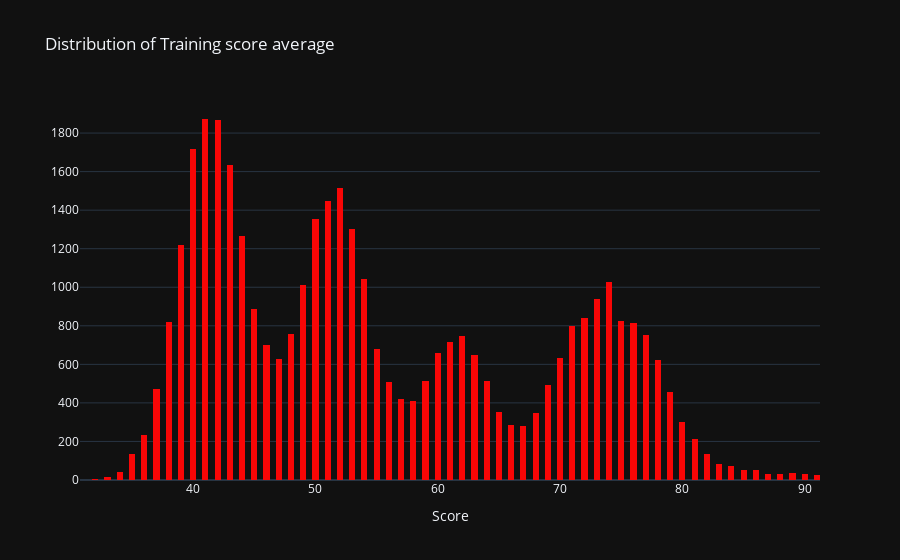

The notebook cell saved with this chart:
### Code cell
trace = go.Histogram(
                     x = df['Training_score_average'],
                     xbins=dict(size=0.5),
                     marker = dict(color = 'rgb(249, 6, 6)'))
layout = go.Layout(template= "plotly_dark", title = 'Distribution of Training score average', xaxis = dict(title = 'Score'))
fig = go.Figure(data = [trace], layout = layout)
fig.show()

### Figure 1 — Plotly figure (JSON) as saved in the notebook; plotly's stock layout.template omitted (floating-point values rounded to 4 significant figures; data arrays with more than 128 entries replaced by an {"elided": "..."} marker saying what was removed)
{"data": [{"marker": {"color": "rgb(249, 6, 6)"}, "type": "histogram", "x": {"elided": "38312 int values"}, "xbins": {"size": 0.5}}], "layout": {"title": {"text": "Distribution of Training score average"}, "xaxis": {"title": {"text": "Score"}}}}
